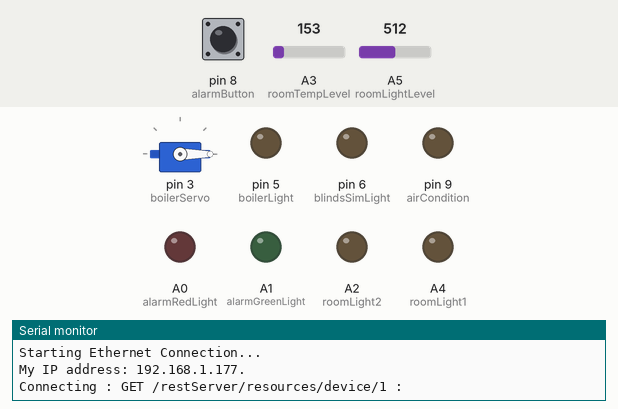
Simulated run of this sketch. Board: Arduino Uno, built for the host (arithmetic inside an expression is 32-bit, double 64-bit). Shown: servo, output pins drawn as LEDs (lit = HIGH), the last lines printed to the serial monitor. The test bench sets the inputs (shaded band); at power-on: pin 8 (alarmButton) LOW, A3 (roomTempLevel) = 153, A5 (roomLightLevel) = 512. WiFi joins after 1.5 s; servers stay silent unless stated; uploads are accepted with an empty reply.

Above: at 0.1 s.
At 6.8 s:
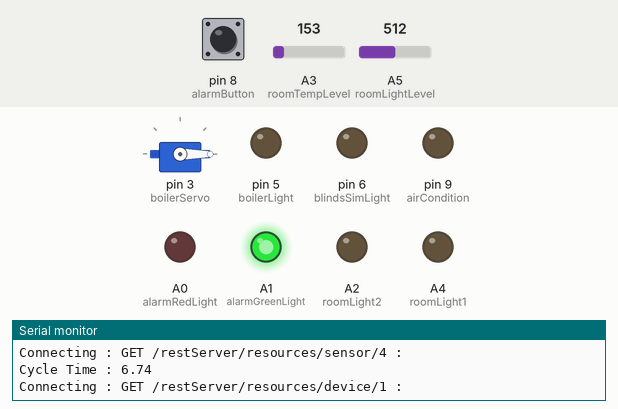
Timing chart, 0 to 8.3 s (numbered marks = the images above):
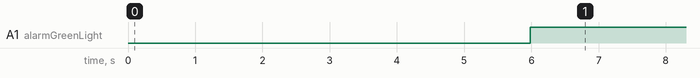

The sketch:

Arduino.ino
```cpp
#include <SPI.h>
#include <Ethernet.h>
#include <Servo.h>

//MAC and IP addresses initialization
byte mac[] = { 0x90,0xA2,0xDA, 0x0D, 0xD5,0x49 };
IPAddress  restServer(83,212,118,164 );
IPAddress ip(192,168,1,177);


//Variables taken from the Server
boolean serverLight1;
boolean serverLight2;
boolean serverBoiler;
boolean serverAirCondition;
boolean serverBlinds;
boolean serverAlarm;

//The client that communicates with the REST server
EthernetClient client;

//Pin and Component matching
Servo boiler;
const int roomLight1 = A4;
const int roomLight2 = A2;
const int alarmGreenLight = A1;
const int alarmRedLight = A0;
const int boilerLight = 5;
const int blindsSimLight = 6;
const int alarmBeeper = 7;
const int alarmButton = 8;
const int airCondition = 9;
const int boilerServo = 3;
const int roomLightLevel = A5;
const int roomTempLevel = A3;

//Setting constants for devices, sensors and values
const String DEVICE_LIGHT1 = "device/1";
const String DEVICE_LIGHT2 = "device/2";
const String DEVICE_BOILER = "device/3";
const String DEVICE_AIRCONDITION = "device/4";
const String DEVICE_BLINDS = "device/5";
const String DEVICE_ALARM = "device/6";

const String SENSOR_TEMPERATURE = "sensor/1";
const String SENSOR_HOTWATER = "sensor/2";
const String SENSOR_LIGHTLEVEL = "sensor/3";
const String SENSOR_BREAKIN = "sensor/4";

const String DEVICE_ON = "true";
const String DEVICE_OFF = "false";

const String SENSOR_ON = "1";
const String SENSOR_OFF = "0";

//Sensor values
int boilerPercentage = 0;
int temperature;
int lightLevel;
int alarmTriggered = 0;

//Other variables
float tempTemp;
int boilerCounter = 0;
int blindsState = 0;
unsigned long time;


void setup() {

    //Setting I/O for PINS
    pinMode(roomLight1,OUTPUT);
    pinMode(roomLight2,OUTPUT);
    pinMode(alarmGreenLight,OUTPUT);
    pinMode(alarmRedLight,OUTPUT);
    pinMode(boilerLight,OUTPUT);
    pinMode(blindsSimLight,OUTPUT);
    pinMode(alarmButton,INPUT);
    pinMode(airCondition,OUTPUT);

    //Attaching and initializing boiler
    boiler.attach(boilerServo);
    boiler.write(0);

    //Starting Serial port connection with computer
    Serial.begin(9600);

    //Obtaining and printing IP address
    Serial.println("Starting Ethernet Connection...      ");
    Ethernet.begin(mac,ip);
    ip = Ethernet.localIP();
    printIPAddress();
}

void loop() {

    //Initiating Cycle Time Calculation
    time = millis();

    //Getting device status from REST server and converting them to boolean values
    serverLight1 = toBoolean(getRequest(DEVICE_LIGHT1));
    serverLight2 = toBoolean(getRequest(DEVICE_LIGHT2));
    serverBoiler = toBoolean(getRequest(DEVICE_BOILER));
    serverAirCondition = toBoolean(getRequest(DEVICE_AIRCONDITION));
    serverBlinds = toBoolean(getRequest(DEVICE_BLINDS));
    serverAlarm = toBoolean(getRequest(DEVICE_ALARM));

    //Reading the sensor temperature, modifying it (Voltage to Celcius) and uploading it to server
    temperature = analogRead(roomTempLevel);
    tempTemp = (temperature/1024.0) * 5.0;
    tempTemp = (tempTemp - .5) * 100;
    temperature = (int)(tempTemp + .5);
    putRequest(SENSOR_TEMPERATURE,String(temperature));

    //Reading the sensor light level, modifying it (Voltage to Percentage) and uploading it to server
    lightLevel = analogRead(roomLightLevel);
    lightLevel = map(lightLevel,0,1023,0,100);
    putRequest(SENSOR_LIGHTLEVEL,String(lightLevel));

    //Turning on/off the lights
    if(serverLight1)
        digitalWrite(roomLight1,HIGH);
    else
        digitalWrite(roomLight1,LOW);

    if(serverLight2)
        digitalWrite(roomLight2,HIGH);
    else
        digitalWrite(roomLight2,LOW);

    /* Turning on/off boiler
       When the boiler is turned on, the servo starts to rotate slowly
       just like the indicator needle on a real boiler. When the boiler
       reaches ~100% then it shuts down by itself. If the boiler has hot
       water and shuts down the water begins to cool and the needle to
       rotate backwards till there is no hot water left.               */
    if(serverBoiler){
        digitalWrite(boilerLight,HIGH);
        if(boilerCounter < 176){
            boilerCounter += 8;
            boiler.write(boilerCounter);
            boilerPercentage = map(boilerCounter,0,179,0,100);
            putRequest(SENSOR_HOTWATER,String(boilerPercentage));
        }
        else{
            putRequest(DEVICE_BOILER,DEVICE_OFF);
        }
    }
    else{
        digitalWrite(boilerLight,LOW);
        if (boilerCounter > 0){
            boilerCounter-= 8;
            boiler.write(boilerCounter);
            boilerPercentage = map(boilerCounter,0,179,0,100);
            putRequest(SENSOR_HOTWATER,String(boilerPercentage));
        }
    }

    /* Turning on/off the air condition
       The air condition system consists of a fan. It can only provide
       cold air so it's not technically an air condition but a smart fan */
    if(serverAirCondition)
        digitalWrite(airCondition,HIGH);
    else
        digitalWrite(airCondition,LOW);

    /* Raising and lowering the window blinds
       The window blinds are simulated by an LED. When the blinds are opening
       the LED turns on gradually till it reaches 100% brightness and the blinds
       are completely open. When the blinds are closing the LED shines gradually
       less till it is turned off.                                              */
    if(serverBlinds && blindsState == 0){
        for(int i=0;i<256;i+=4){
            analogWrite(blindsSimLight,i);
            delay(20);
        }
        blindsState = 1;
    }
    else if (!serverBlinds && blindsState == 1){
        for(int i=252;i>=0;i-=4){
            analogWrite(blindsSimLight,i);
            delay(20);
        }
        blindsState = 0;
    }

    /* Turning on/off the alarm.
       When the alarm is on the red LED is on. When the alarm is off the green LED is on.*/
    if(serverAlarm){
        digitalWrite(alarmRedLight,HIGH);
        digitalWrite(alarmGreenLight,LOW);
    }
    else{
        digitalWrite(alarmRedLight,LOW);
        digitalWrite(alarmGreenLight,HIGH);
    }

    /* Simulated break in button
       When this button is pressed for a couple of seconds, if the alarm is on, the beeper goes off
       */
    if(digitalRead(alarmButton) == HIGH && serverAlarm){
        putRequest(SENSOR_BREAKIN,SENSOR_ON);
    }
    alarmTriggered = getRequest(SENSOR_BREAKIN).toInt();
    if (alarmTriggered == 1)
        tone(alarmBeeper,330);
    else
        noTone(alarmBeeper);

    //Displaying Cycle Time
    time = millis() - time;
    Serial.println();
    Serial.println("Cycle Time : " + String(time/1000.0));
}

//Function that prints the IP Address
void printIPAddress(){
  Serial.print("My IP address: ");
    for (byte thisByte = 0; thisByte < 4; thisByte++) {
        Serial.print(ip[thisByte], DEC);
        Serial.print(".");
    }
    Serial.println();
}

/*Function that sends HTTP GET requests to the REST server.
  INPUT: The URI for the request.
  OUTPUT: The server response string.
*/
String getRequest(String theRequest){
    Serial.print("Connecting : ");
    while (!client.connect(restServer, 8080)) {
        Serial.println("Connection failed");
        Serial.print("Reconnecting : ");
    }

    client.println("GET /restServer/resources/" + theRequest);
    Serial.print("GET /restServer/resources/" + theRequest + " : ");
    delay(500);
    String response = "";
    while (client.available()) {
        char c = client.read();
        response.concat(c);
    }

    Serial.println(response);
    client.flush();
    if (!client.connected())
        client.stop();
    return response;
}

/*Function that sends HTTP PUT requests to the REST server.
  INPUT: The URI for the request.
         The message to be sent.  */
void putRequest(String theRequest, String message){
    String serverIP = "";
    Serial.print("Connecting : ");
    while (!client.connect(restServer, 8080)) {
        Serial.println("Connection failed");
        Serial.print("Reconnecting : ");
    }

    String tempRequest = "";
    for (byte thisByte = 0; thisByte < 4; thisByte++) {
        serverIP += String(restServer[thisByte]);
        if(thisByte <3)
            serverIP +=(".");
    }

    tempRequest += "PUT /restServer/resources/" + theRequest + " HTTP/1.1\r\n";
    tempRequest += "Host: " + serverIP + "\r\n";
    tempRequest += "Content-Type:   text/plain; charset=UTF-8\r\n";
    tempRequest += "Content-Length: " + String(message.length(),DEC) + "\r\n";
    tempRequest += "\r\n";
    tempRequest += message;

    client.println(tempRequest);
    Serial.println("PUT /restServer/resources/" + theRequest);
    delay(500);
    client.flush();
    client.stop();
}

//Function that returns the boolean value of a string
boolean toBoolean(String aString){
    if(aString.equals("true")){
        return true;
    }else{
        return false;
    }
}
```

Measured:
- by itself, A1 (alarmGreenLight): LOW → HIGH at 6.0 s
